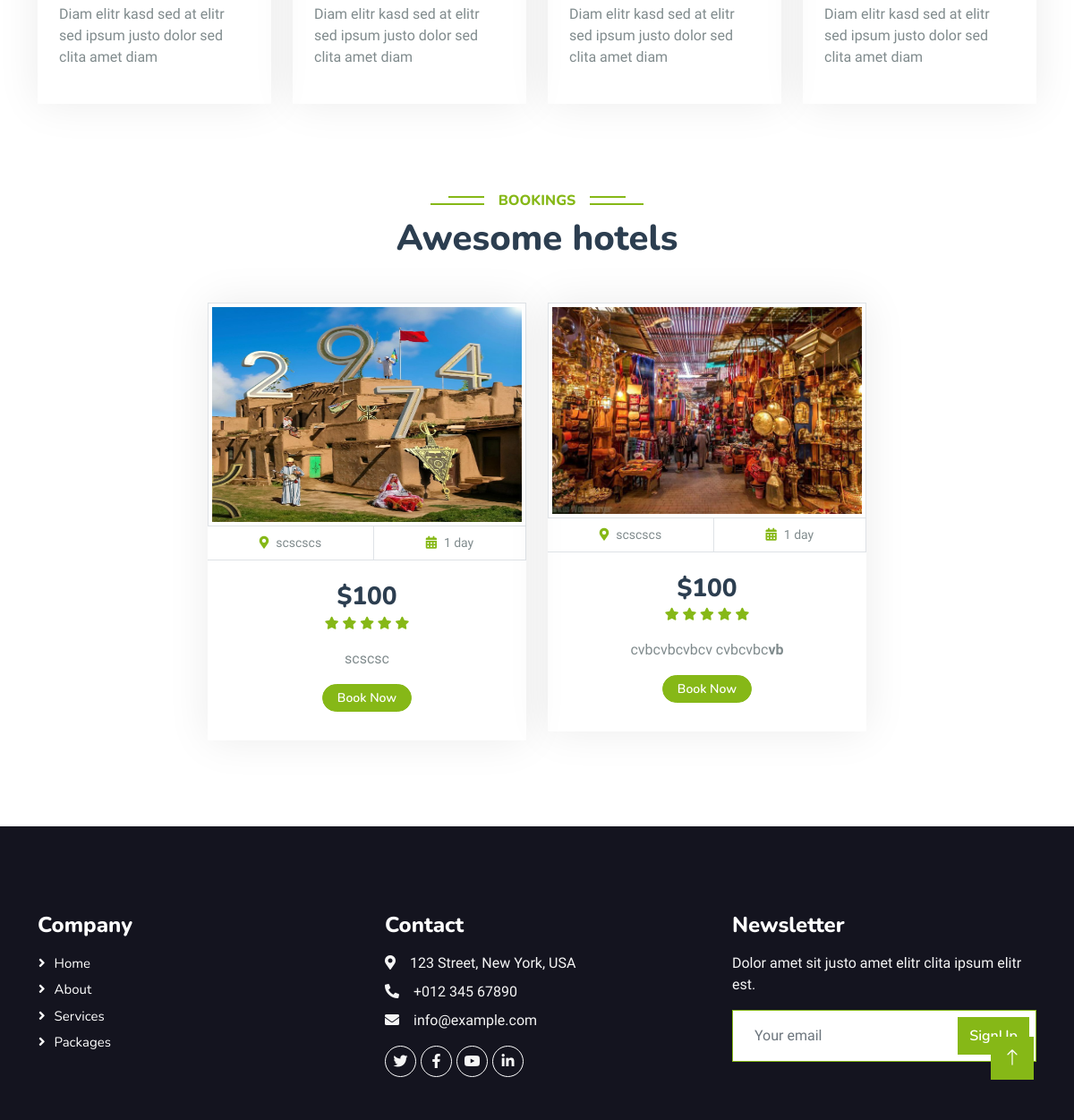
Before: / (lower part) with the older database file.
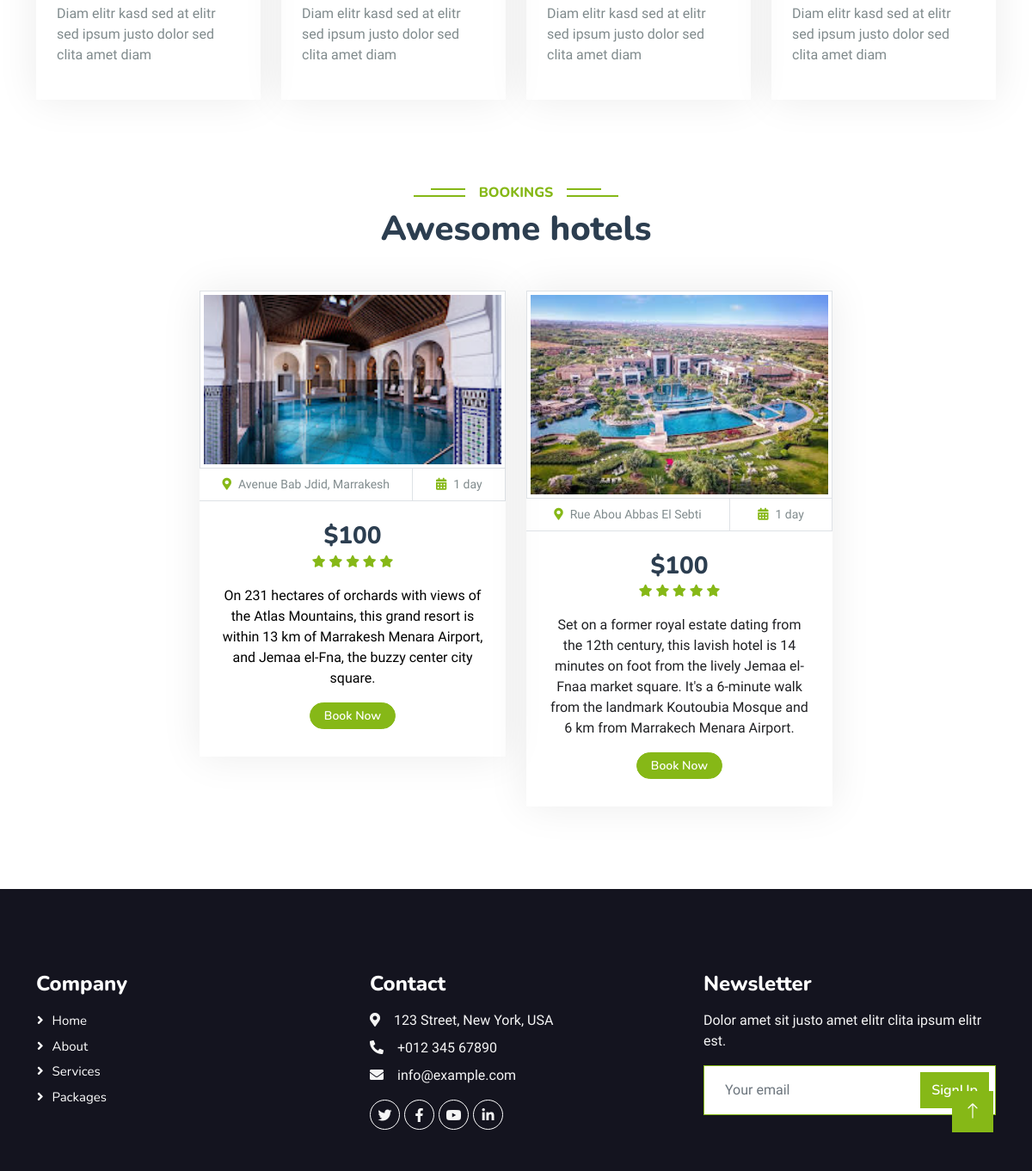
After: the same page with the newer database file.
### hotel/models.py (models this page shows, shortened)
class Hotel(models.Model):
    user = models.ForeignKey(User, on_delete=models.SET_NULL, null=True)
    name = models.CharField(max_length=100, null=True)
    description= CKEditor5Field(null=True, blank=True , config_name="extends")
    image = models.FileField(upload_to="hotel_galley")
    address = models.CharField(max_length=200)
    mobile = models.CharField(max_length=200)
    email = models. EmailField(max_length=100)
    status = models.CharField(max_length=20, choices=HOTEL_STATUS, default="Live")
    tags = models.CharField(max_length=200, help_text="Seperate tags with comma")
    views = models.IntegerField(default=0)
    featured = models.BooleanField(default=False)
    hid = ShortUUIDField(unique=True, length=10, max_length=20, alphabet="abcdefghijklmnopqrstuvwxyz")
    slug= models.SlugField (unique=True)
    date = models.DateTimeField(auto_now_add=True)

### hotel/views.py (the view)
# urls.py: path("", views.index, name="index"),
def index(request):
    hotels = Hotel.objects.filter(status="Live").annotate(lowest_price=Min('roomtype__price'))
    context = {"hotels": hotels
    }
    return render(request, "hotel/hotel.html", context)

### templates/hotel/hotel.html (shortened to what the changed rows need)
    {% extends "base/base.html" %}
    {% load static %}
    {% block content %}
    <div class="container-xxl py-5" id="bookings">
        <div class="container">
            <div class="text-center wow fadeInUp" data-wow-delay="0.1s">
                <h1 class="mb-5">Awesome hotels</h1>
            </div>
            <div class="row g-4 justify-content-center">
                {% for hotel in hotels %}
                <div class="col-lg-4 col-md-6 wow fadeInUp"
                    data-wow-delay="0.1s">
                    <div class="package-item">
                        <div class="overflow-hidden">
                            <img class="img-fluid img-thumbnail" style="max-height:250px; width:100%"
                                src="{{hotel.image.url}}" alt>
                        </div>
                        <div class="d-flex border-bottom">
                            <small
                                class="flex-fill text-center border-end py-2"><i
                                    class="fa fa-map-marker-alt text-primary me-2"></i>{{hotel.address}}</small>
                            <small
                                class="flex-fill text-center border-end py-2"><i
                                    class="fa fa-calendar-alt text-primary me-2"></i>1
                                day</small>
                        </div>
                        <div class="text-center p-4">
                            <h3 class="mb-0">${{ hotel.lowest_price|default:"N/A" }}</h3>
                            <div class="mb-3">
                                <small class="fa fa-star text-primary"></small>
                                <small class="fa fa-star text-primary"></small>
                                <small class="fa fa-star text-primary"></small>
                                <small class="fa fa-star text-primary"></small>
                                <small class="fa fa-star text-primary"></small>
                            </div>
                            <p>{{hotel.description|safe}}</p>
                            <div class="d-flex justify-content-center mb-2">
                                <a href="{% url 'hotel:hotel_detail' hotel.slug%}"
                                    class="btn btn-sm btn-primary px-3"
                                    style="border-radius:30px;">Book Now</a>
                            </div>
                        </div>
                    </div>
                </div>
                {% endfor %}
            </div>
        </div>
    </div>
{% endblock %}

Changed rows visible on the page:
changed Hotel: image: a different picture; address "scscscs" → "Avenue Bab Jdid, Marrakesh"; description "scscsc" → "On 231 hectares of orchards with views of the Atlas Mountains, this grand resort is within 13 km of Marrakesh Menara Airport, and Jemaa el-Fna, the buzzy center city square."
changed Hotel: image: a different picture; address "scscscs" → "Rue Abou Abbas El Sebti"; description "cvbcvbcvbcv cvbcvbc vb" → "Set on a former royal estate dating from the 12th century, this lavish hotel is 14 minutes on foot from the lively Jemaa el-Fnaa market square. It's a 6-minute walk from the landmark Koutoubia Mosque and 6 km from Marrakech Menara Airport."
